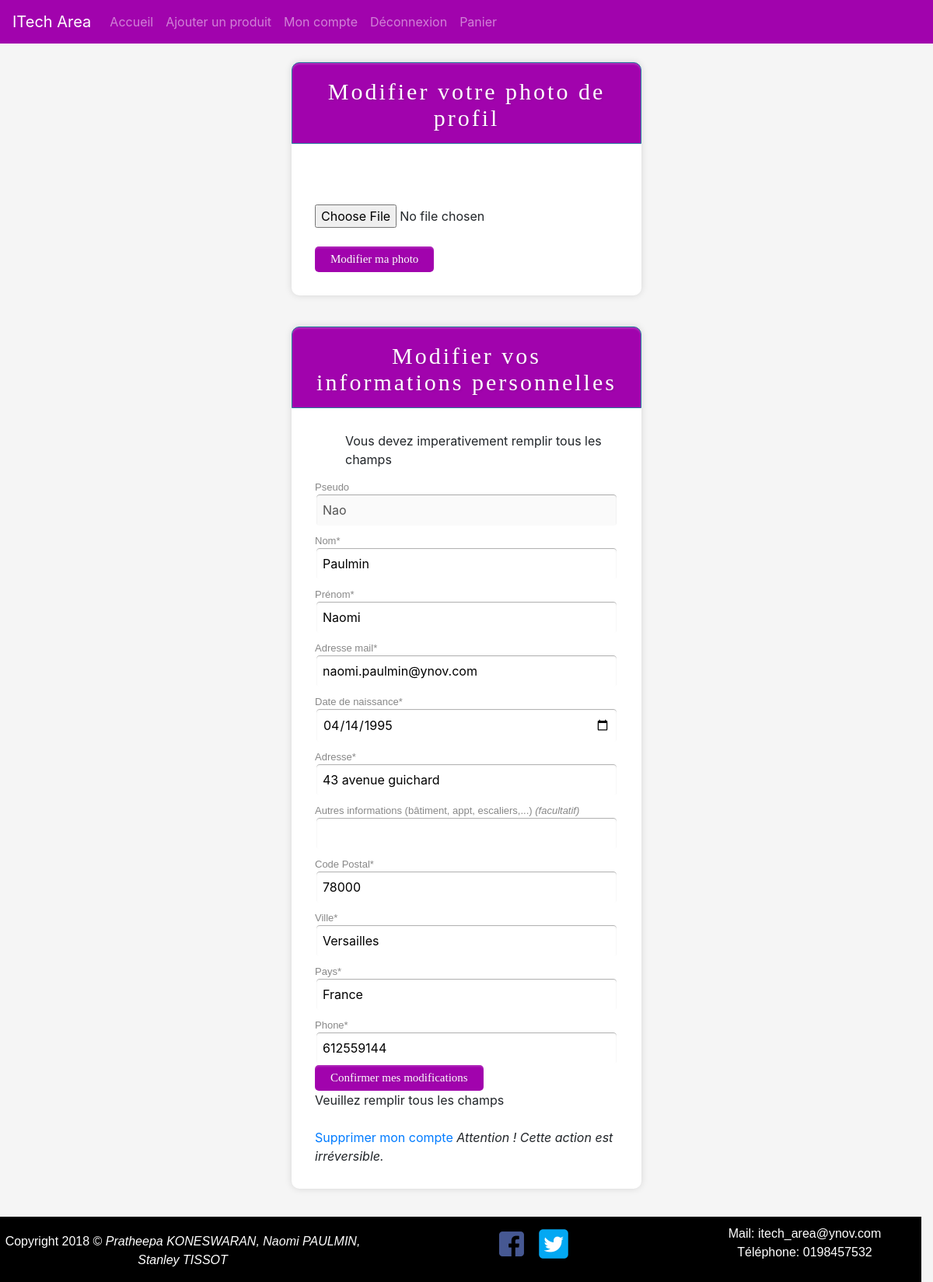
Page /modif_membre.php (signed in) on the committed database.
### tables this page shows
CREATE TABLE IF NOT EXISTS `user` (
  `id_user` int(11) NOT NULL AUTO_INCREMENT,
  `username` varchar(30) NOT NULL,
  `last_name` varchar(30) NOT NULL,
  `first_name` varchar(30) NOT NULL,
  `mail` varchar(100) NOT NULL,
  `password` varchar(255) NOT NULL,
  `date_of_birth` date DEFAULT NULL,
  `address` varchar(50) DEFAULT NULL,
  `details` varchar(50) DEFAULT NULL,
  `postal_code` int(11) DEFAULT NULL,
  `city` varchar(50) DEFAULT NULL,
  `country` varchar(25) DEFAULT NULL,
  `phone` int(11) DEFAULT NULL,
  `photo` varchar(255) DEFAULT NULL,
  PRIMARY KEY (`id_user`),
  UNIQUE KEY `mail` (`mail`),
  UNIQUE KEY `username` (`username`)
);

### modif_membre.php (the view, shortened to what this page needs)
<?php
require('./includes/init.php');
include('./includes/header.php');
$id = $_SESSION['id'];
$req = $db->query("SELECT * FROM user WHERE id_user = $id");
$user = $req->fetch();
?>
<div class="form-style-10">
<h1>Modifier votre photo de profil</h1>
<form enctype="multipart/form-data" action="" method="post" >
    <br><br>
    <input type="file" name="photo"><br><br>
    <input type="submit" value="Modifier ma photo" name="sub_photo">
</form>
</div>
<div class="form-style-10">
<h1>Modifier vos informations personnelles</h1>
<form action="" method="post" name="infos">
    <div id="info"><p>Vous devez imperativement remplir tous les champs </p></div>
    <label for="username">Pseudo</label>
    <input type="text" name="username" id="username" value="<?php echo $user['username'];?>" disabled>
    <label for="last_name">Nom*</label>
    <input type="text" name="last_name" id="last_name" value="<?php if (isset($user['last_name'])) {echo $user['last_name'];} ?>">
    <label for="first_name">Prénom*</label>
    <input type="text" name="first_name" id="first_name" value="<?php if (isset($user['first_name'])) {echo $user['first_name'];} ?>">
    <label for="mail">Adresse mail*</label>
    <input type="email" name="mail" id="mail" value="<?php if (isset($user['mail'])) {echo $user['mail'];} ?>">
    <label for="birth">Date de naissance*</label>
    <input type="date" name="birth" id="birth" value="<?php if(isset($user['date_of_birth'])){echo $user['date_of_birth'];} ?>">
    <label for="address">Adresse*</label>
    <input type="text" name="address" id="address"value="<?php if(isset($user['address'])){echo $user['address'];} ?>">
    <label for="details">Autres informations (bâtiment, appt, escaliers,...) <i>(facultatif)</i></label>
    <input type="text" name="details" id="details" value="<?php if(isset($user['details'])){echo $user['details'];} ?>">
    <label for="postal_code">Code Postal*</label>
    <input type="number" name="postal_code" id="postal_code" value="<?php if(isset($user['postal_code'])){echo $user['postal_code'];}?>">
    <label for="city">Ville*</label>
    <input type="text" name="city" id="city" value="<?php if(isset($user['city'])){echo $user['city'];} ?>">
    <label for="country">Pays*</label>
    <input type="text" name="country" id="country" value="<?php if(isset($user['country'])){echo $user['country'];} ?>">
    <label for="phone">Phone*</label>
    <input type="number" name="phone" id="phone" value="<?php if(isset($user['phone'])){echo $user['phone'];} ?>">
    <input type="submit" value="Confirmer mes modifications" name="sub_infos">
</form>
<?php
if((isset($_POST['sub_infos'])) && (!empty($_POST['last_name'])) && (!empty($_POST['first_name']))
    && (!empty($_POST['mail'])) && (!empty($_POST['birth'])) && (!empty($_POST['address'])) && (!empty($_POST['postal_code']))
    && (!empty($_POST['city'])) && (!empty($_POST['country'])) && (!empty($_POST['phone']))) {
    $request = $db->prepare("UPDATE user SET last_name = :last_name, first_name = :first_name, mail = :mail, date_of_birth = :birth, address = :address, details = :details, postal_code = :postal_code, city = :city, country = :country, phone = :phone WHERE id_user = $id");
    $request->execute([
        ':last_name' => $_POST['last_name'],
        ':first_name' => $_POST['first_name'],
        ':mail' => $_POST['mail'],
        ':birth' => $_POST['birth'],
        ':address' => $_POST['address'],
        ':details' => $_POST['details'],
        ':postal_code' => $_POST['postal_code'],
        ':city' => $_POST['city'],
        ':country' => $_POST['country'],
        ':phone' => $_POST['phone']
    ]);
    echo "Vos mises à jour ont été prise en compte" . "<br><br>";
}
else {
    echo "Veuillez remplir tous les champs" . "<br><br>";
}
?>
<a href="supp_membre.php">Supprimer mon compte</a> <i>Attention ! Cette action est irréversible.</i>
</div>

### css/main.css (style rules this page uses)
html { height:100%; }
body { height: 100%; margin: 0; padding: 0; background-color: whitesmoke; }
.bas { height: 10vh; }
#info { margin-left: 10%; }
#footer { position:absolute; font-size: inherit; font-family: Arial; text-align: center; color :white; background-color:black!important; width: 100%; bottom: 0; margin-top: 30px; }
#footer #copyright { padding-top: 20px; }
#footer a img { margin-top: 10px; }
#footer #mail { padding-top: 10px; margin-bottom: 0; }
.form-style-10 { width:450px; padding:30px; margin:40px auto; background: #FFF; border-radius: 10px; -webkit-border-radius:10px; -moz-border-radius: 10px; box-shadow: 0px 0px 10px rgba(0, 0, 0, 0.13); -moz-box-shadow: 0px 0px 10px rgba(0, 0, 0, 0.13); -webkit-box-shadow: 0px 0px 10px rgba(0, 0, 0, 0.13); }
.form-style-10 h1 { padding: 20px 30px 15px 30px; margin: -30px -30px 30px -30px; border-radius: 10px 10px 0 0; -webkit-border-radius: 10px 10px 0 0; -moz-border-radius: 10px 10px 0 0; color: #fff; text-shadow: 1px 1px 3px rgba(0, 0, 0, 0.12); font: normal 30px 'Bitter', serif; -moz-box-shadow: inset 0px 2px 2px 0px rgba(255, 255, 255, 0.17); -webkit-box-shadow: inset 0px 2px 2px 0px rgba(255, 255, 255, 0.17); box-shadow: inset 0px 2px 2px 0px rgba(255, 255, 255, 0.17); border: 1px solid #257C9E; background: #a103ad; text-align: center; letter-spacing: 3px; }
.form-style-10 label { display: block; font: 13px Arial, Helvetica, sans-serif; color: #888; margin-top:10px; margin-bottom: 0; }
.form-style-10 input[type="text"], .form-style-10 input[type="date"], .form-style-10 input[type="datetime"], .form-style-10 input[type="email"], .form-style-10 input[type="number"], .form-style-10 input[type="search"], .form-style-10 input[type="time"], .form-style-10 input[type="url"], .form-style-10 input[type="password"], .form-style-10 textarea, .form-style-10 select { display: block; box-sizing: border-box; -webkit-box-sizing: border-box; -moz-box-sizing: border-box; width: 100%; padding: 8px; border-radius: 6px; -webkit-border-radius:6px; -moz-border-radius:6px; border: 2px solid #fff; box-shadow: inset 0px 1px 1px rgba(0, 0, 0, 0.33); -moz-box-shadow: inset 0px 1px 1px rgba(0, 0, 0, 0.33); -webkit-box-shadow: inset 0px 1px 1px rgba(0, 0, 0, 0.33); }
.form-style-10 input[type="button"], .form-style-10 input[type="submit"] { padding: 8px 20px 8px 20px; border-radius: 5px; -webkit-border-radius: 5px; -moz-border-radius: 5px; color: #fff; text-shadow: 1px 1px 3px rgba(0, 0, 0, 0.12); font: normal 30px 'Bitter', serif; -moz-box-shadow: inset 0px 2px 2px 0px rgba(255, 255, 255, 0.17); -webkit-box-shadow: inset 0px 2px 2px 0px rgba(255, 255, 255, 0.17); box-shadow: inset 0px 2px 2px 0px rgba(255, 255, 255, 0.17); font-size: 15px; background: #a103ad; border: none; }

### css/smart.css (style rules this page uses)
#footer { display: none; }

### rows in the picture
user: username "Nao", last_name "Paulmin", first_name "Naomi", mail "naomi.paulmin@ynov.com", birth "04/14/1995", address "43 avenue guichard", postal_code "78000", city "Versailles", country "France", phone "612559144"
